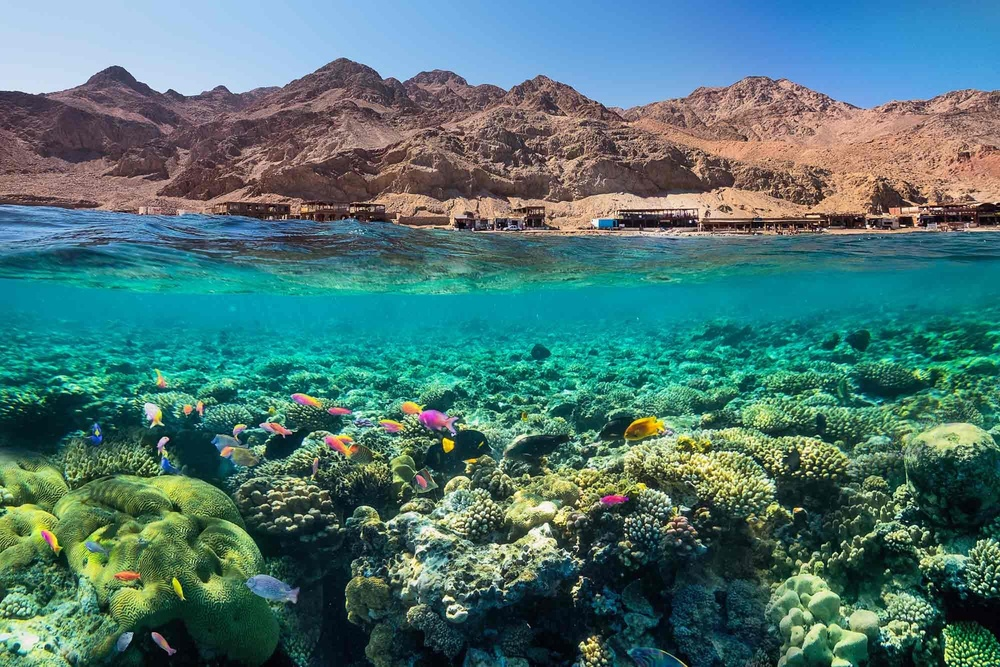
#> input picture Red_Sea.jpg, 1000 x 667 px, shrunk from 2000 x 1334 before the run
$ jupyter execute Image_Processing_Lab8.ipynb   (older library calls are emulated)
#> lines starting #> are read from the running program, lines starting #| are printed output that depends on the picture
Ali Hisham AlJamed 2240005868 7MA1 / MA01

Task 1:

[cell 1]
import cv2
import numpy as np
import matplotlib.pyplot as plt
imgFile = "Red_Sea.jpg"
#Load a real image in grayscale
img = cv2.imread(imgFile)
#> img is the input picture: shape (667, 1000, 3); mean B, G, R 114.2, 117.4, 76.9

#Grayscale & Blur (Essential for real photos to reduce grain)
gray = cv2.cvtColor(img, cv2.COLOR_BGR2GRAY)
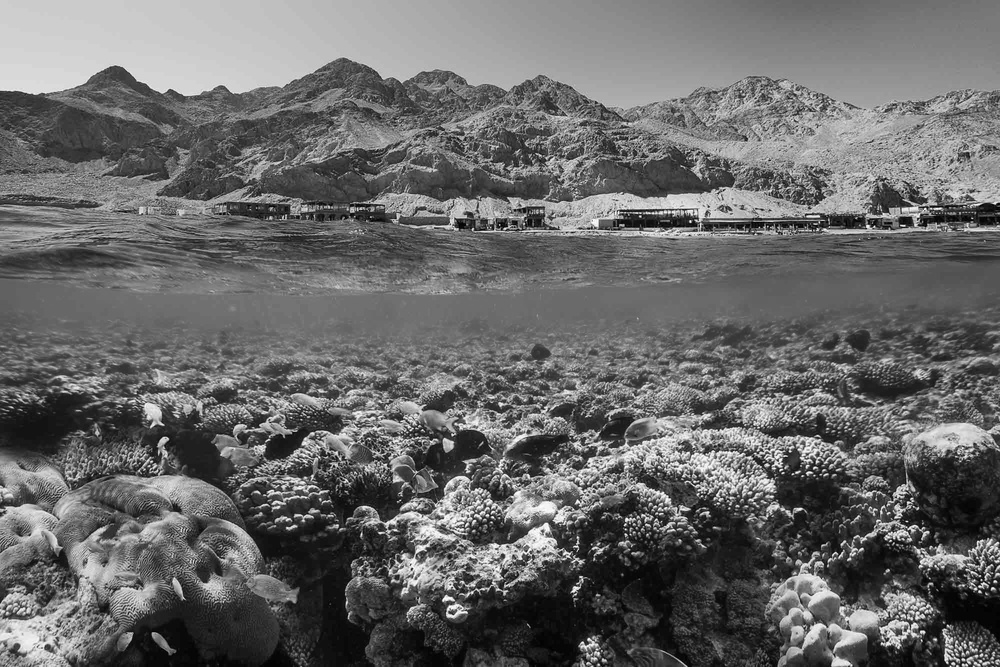
#> gray: shape (667, 1000); min 0, max 254, mean 104.9
blurred = cv2.GaussianBlur(gray, (5, 5), 0)

#Define Prewitt Kernels manually
kernel_x = np.array([[-1, 0, 1], [-1, 0, 1], [-1, 0, 1]], dtype=np.float64)
kernel_y = np.array([[-1, -1, -1], [0, 0, 0], [1, 1, 1]], dtype=np.float64)

#Apply filters
prewitt_x = cv2.filter2D(blurred, cv2.CV_64F, kernel_x)
prewitt_y = cv2.filter2D(blurred, cv2.CV_64F, kernel_y)
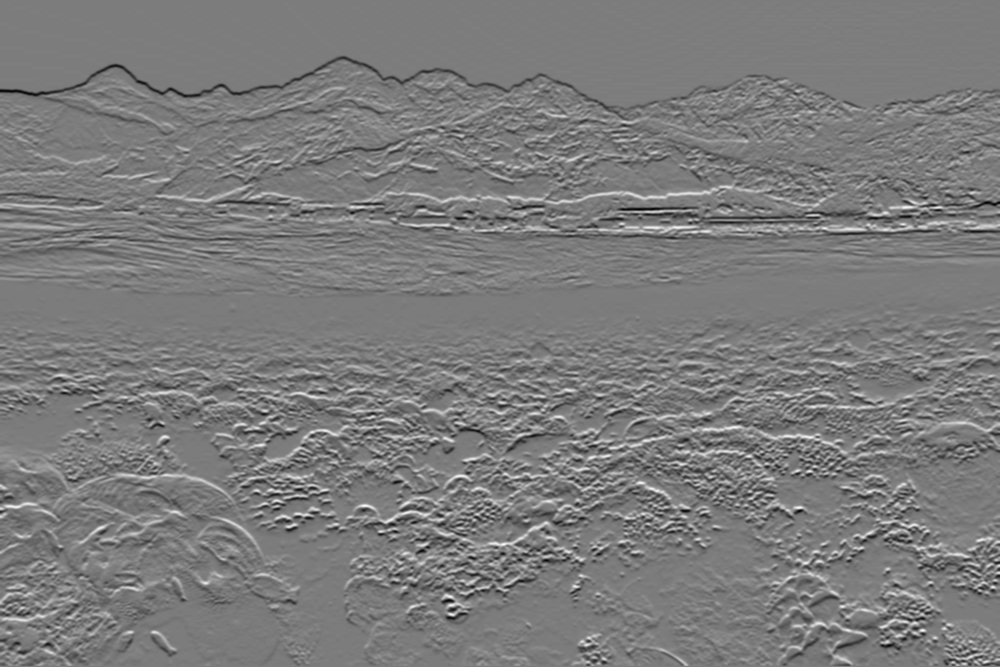
#> prewitt_y: shape (667, 1000) float64; min -331, max 349, mean -1; drawn with min black and max white

#Calculate Magnitude (Combine X and Y)
prewitt_combined = cv2.magnitude(prewitt_x, prewitt_y)

#Normalize to 8-bit for display
prewitt_final = np.uint8(np.absolute(prewitt_combined))

#Sobel
gray = cv2.cvtColor(img, cv2.COLOR_BGR2GRAY)
blurred = cv2.GaussianBlur(gray, (5, 5), 0) # blurred = img or gray   ## Check the results

#Apply Sobel filter
# cv2.CV_64F handles the high precision needed for derivatives
sobelx = cv2.Sobel(blurred, cv2.CV_64F, 1, 0, ksize=3)
sobely = cv2.Sobel(blurred, cv2.CV_64F, 0, 1, ksize=3)

#Calculate Magnitude (Final Edge Map)
sobel_combined = cv2.magnitude(sobelx, sobely)

#Normalize to 0-255 for display
sobel_final = np.uint8(np.absolute(sobel_combined))
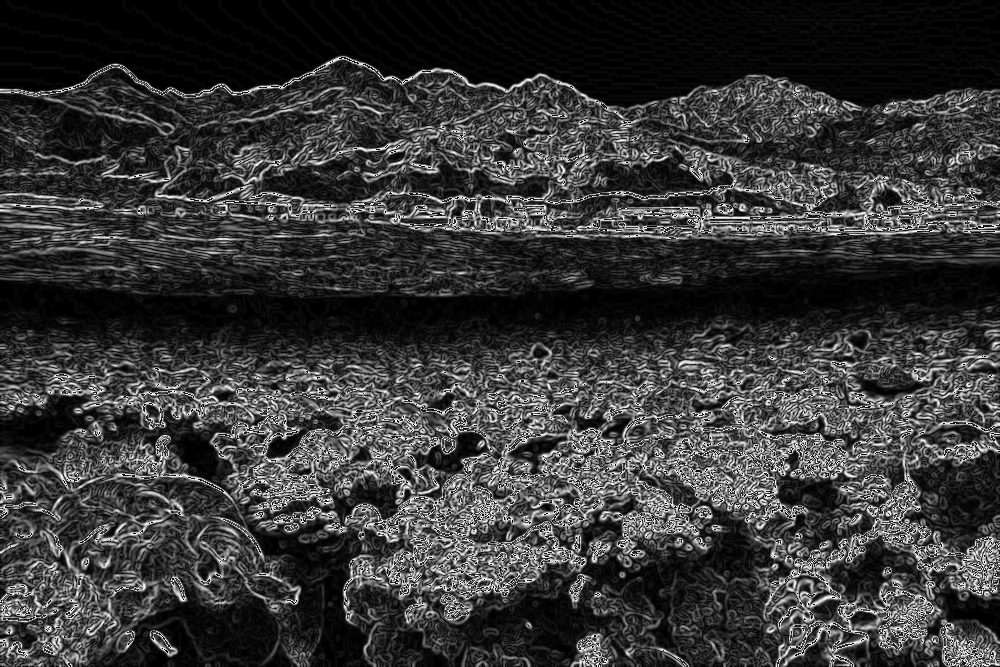
#> sobel_final: shape (667, 1000); min 0, max 255, mean 56.2

#Canny
canny_edges = cv2.Canny(gray, 100, 200)
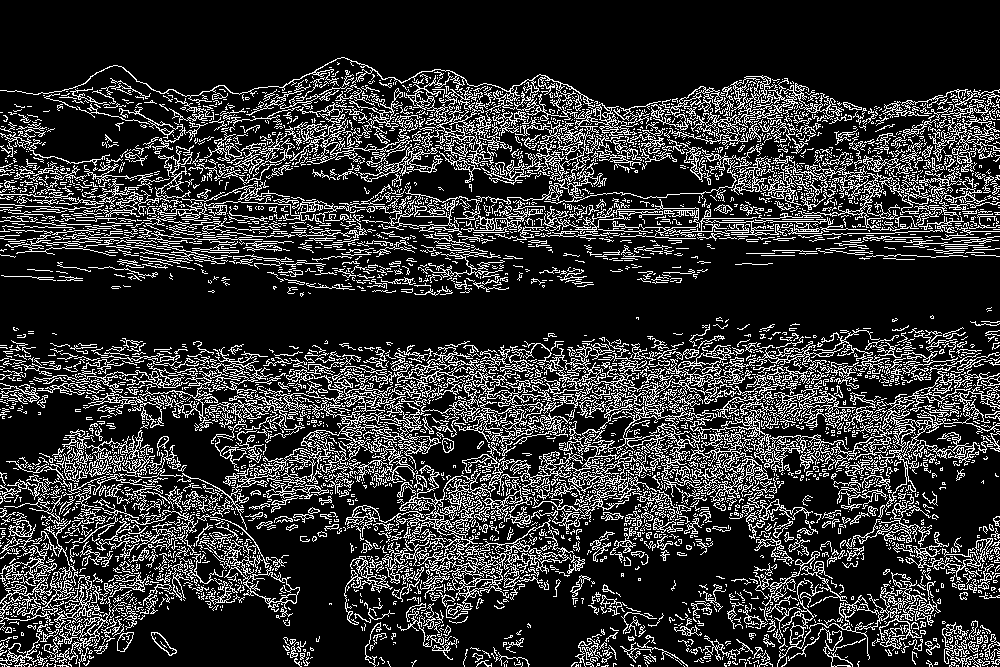
#> canny_edges: shape (667, 1000); 19.4% white in thin lines or dots

#Visualization
plt.figure(figsize=(10, 8))

plt.subplot(2, 2, 1)
plt.imshow(cv2.cvtColor(img, cv2.COLOR_BGR2RGB))
plt.title('Original Photo')

plt.subplot(2, 2, 2)
plt.imshow(sobel_final, cmap='gray')
plt.title('Sobel Edge Detection')

plt.subplot(2, 2, 3)
plt.imshow(prewitt_final, cmap='gray')
plt.title('Prewitt Edge Detection')

plt.subplot(2, 2, 4)
plt.imshow(canny_edges, cmap='gray')
plt.title('Canny Edge Detection')

plt.tight_layout()
plt.show()
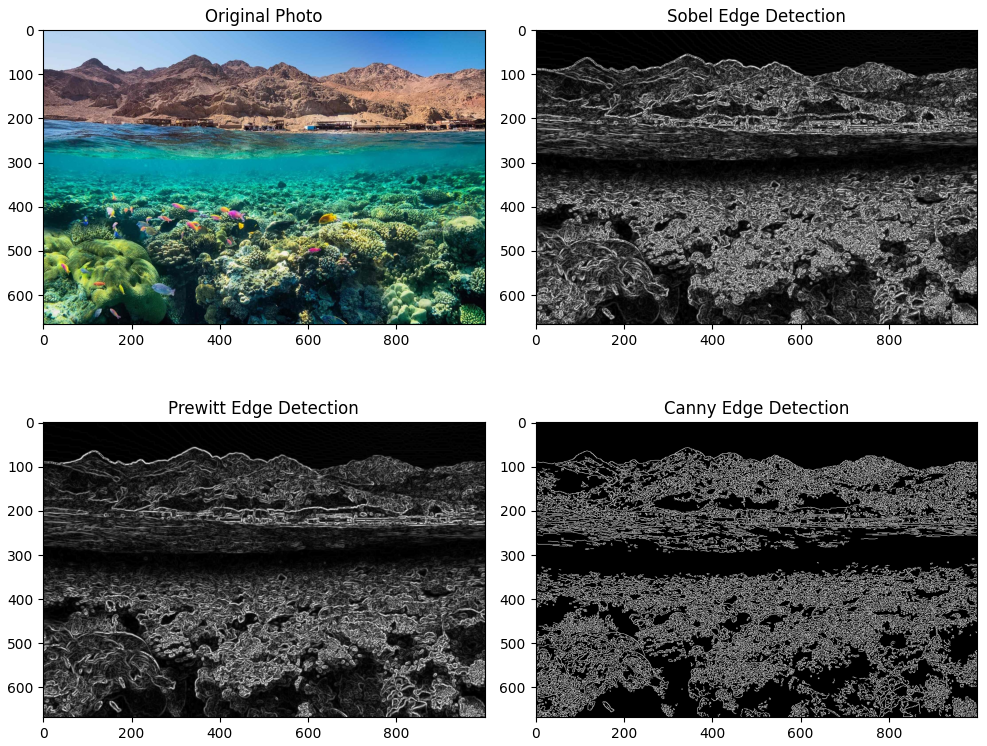
#> figure drawn by matplotlib, 4 panels

Task 2:

[cell 2]
# Threshold 30-90
canny_edges1 = cv2.Canny(gray, 30, 90)
#> canny_edges1: shape (667, 1000); 25.9% white in thin lines or dots

# Threshold 50-150
canny_edges2 = cv2.Canny(gray, 50, 150)
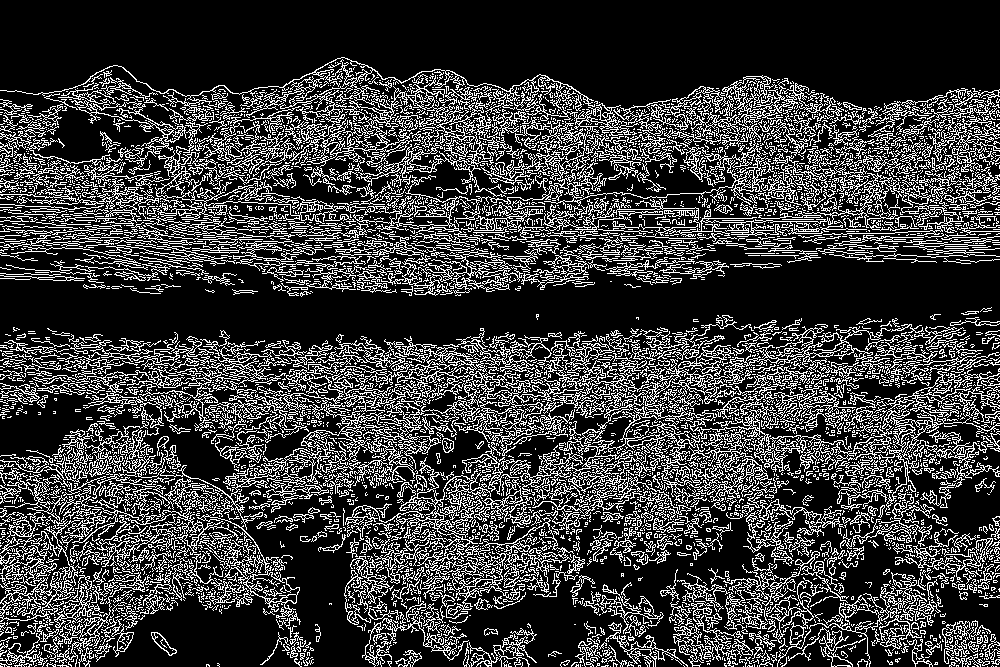
#> canny_edges2: shape (667, 1000); 23.3% white in thin lines or dots

# Threshold 100-200
canny_edges3 = cv2.Canny(gray, 100, 200)

#Visualization
plt.figure(figsize=(10, 8))


plt.subplot(2, 2, 1)
plt.imshow(canny_edges1, cmap='gray')
plt.title('Threshold 30-90')

plt.subplot(2, 2, 2)
plt.imshow(canny_edges2, cmap='gray')
plt.title('Threshold 50-150')

plt.subplot(2, 2, 3)
plt.imshow(canny_edges3, cmap='gray')
plt.title('Threshold 100-200')

plt.tight_layout()
plt.show()
